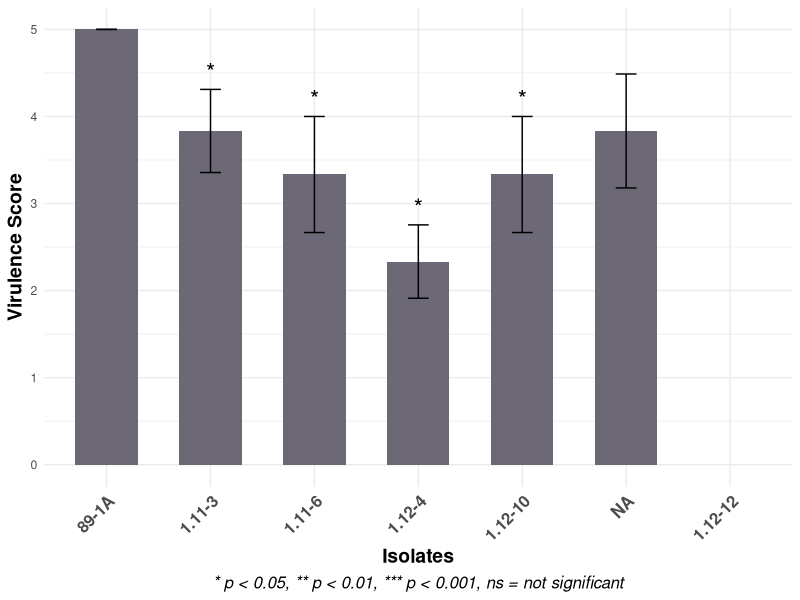
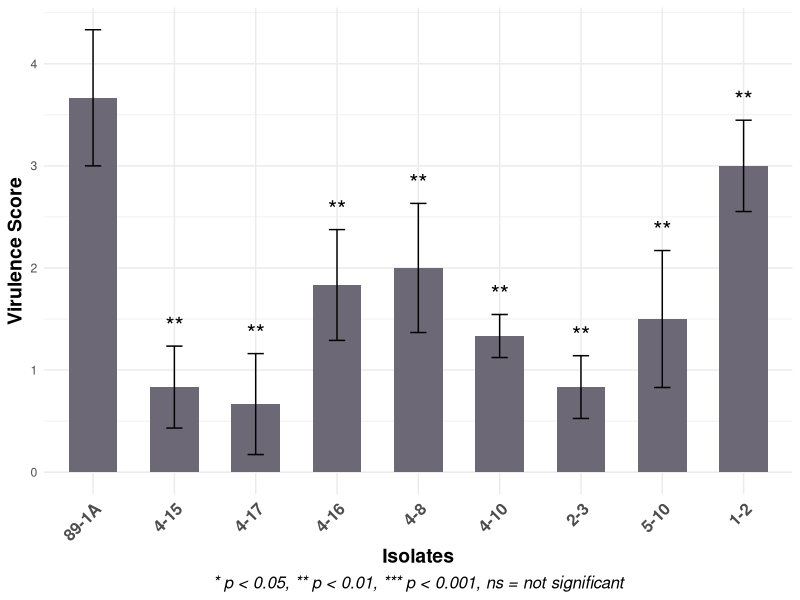

Source code (R) for these figures, in order:
## ---- chunk 1
library(ggplot2)
library(dplyr)
library(tidyr)
library(readxl)
library(ggpubr)

# Read the CSV file using a relative path from your project root
df <- read.csv("gfp-tag isolates virulence test.csv")

# Rename the first column to 'variety' if needed
colnames(df)[1] <- "variety"

# Reshape the data into long format for ggplot compatibility
df_long <- df %>%
  pivot_longer(cols = -variety, names_to = "replicate", values_to = "score")

# Set factor levels to ensure plotting order
df_long$variety <- factor(df_long$variety, levels = c("89-1A", "1.11-3", "1.11-6", "1.12-4", "1.12-10", "1.12-12"))

# Summarize mean score and standard error by variety
df_summary <- df_long %>%
  group_by(variety) %>%
  summarise(
    mean_score = mean(score, na.rm = TRUE),
    se = sd(score, na.rm = TRUE) / sqrt(n())
  )

# Conduct pairwise t-tests comparing each strain with the control (89-1A)
control_group <- df_long %>% filter(variety == "89-1A")
comparison_varieties <- levels(df_long$variety)[-1]

# Initialize significance results dataframe
sig_results <- data.frame(variety = character(), p_value = numeric())

# Loop over varieties and perform t-tests
for (variety in comparison_varieties) {
  test_group <- df_long %>% filter(variety == variety)
  t_test_result <- t.test(control_group$score, test_group$score, var.equal = TRUE)
  sig_results <- rbind(sig_results, data.frame(variety = variety, p_value = t_test_result$p.value))
}

# Assign significance labels based on p-value
sig_results$label <- ifelse(sig_results$p_value < 0.001, "***",
                            ifelse(sig_results$p_value < 0.01, "**",
                                   ifelse(sig_results$p_value < 0.05, "*", "ns")))

# Merge with summary data to position labels above bars
sig_results <- sig_results %>%
  left_join(df_summary, by = "variety") %>%
  mutate(y_position = mean_score + se + 0.2)

# Create bar plot with error bars and significance annotations
ggplot(df_summary, aes(x = variety, y = mean_score)) +
  geom_bar(stat = "identity", fill = "#6D6875", width = 0.6) +
  geom_errorbar(aes(ymin = mean_score - se, ymax = mean_score + se),
                width = 0.2, color = "black") +
  labs(x = "Isolates", y = "Virulence Score") +
  theme_minimal() +
  theme(
    axis.text.x = element_text(angle = 45, hjust = 1, face = "bold", size = 12),
    axis.title = element_text(face = "bold", size = 14),
    plot.caption = element_text(size = 12, face = "italic", hjust = 0.5)
  ) +
  geom_text(data = sig_results, aes(x = variety, y = y_position, label = label),
            size = 6, color = "black") +
  labs(caption = "* p < 0.05, ** p < 0.01, *** p < 0.001, ns = not significant")
## ---- chunk 2
library(ggplot2)
library(dplyr)
library(tidyr)
library(ggpubr)

# Read CSV using relative path from project root
df <- read.csv("3-17 chro-lost virulence test.csv")

# Rename the first column to 'variety' (if unnamed)
colnames(df)[1] <- "variety"

# Convert wide format to long format
df_long <- df %>%
  pivot_longer(cols = -variety, names_to = "replicate", values_to = "score")

# Set factor levels for ordering
df_long$variety <- factor(df_long$variety, levels = unique(df_long$variety))

# Calculate mean and standard error
df_summary <- df_long %>%
  group_by(variety) %>%
  summarise(
    mean_score = mean(score, na.rm = TRUE),
    se = sd(score, na.rm = TRUE) / sqrt(n())
  )

# Prepare control and test varieties for t-tests
control_group <- df_long %>% filter(variety == levels(df_long$variety)[1])  # Use first variety as control
comparison_varieties <- levels(df_long$variety)[-1]

# Run t-tests and collect significance
sig_results <- data.frame(variety = character(), p_value = numeric())

for (variety in comparison_varieties) {
  test_group <- df_long %>% filter(variety == variety)
  t_test_result <- t.test(control_group$score, test_group$score, var.equal = TRUE)
  sig_results <- rbind(sig_results, data.frame(variety = variety, p_value = t_test_result$p.value))
}

# Add significance label
sig_results$label <- ifelse(sig_results$p_value < 0.001, "***",
                            ifelse(sig_results$p_value < 0.01, "**",
                                   ifelse(sig_results$p_value < 0.05, "*", "ns")))

# Merge position info for annotations
sig_results <- sig_results %>%
  left_join(df_summary, by = "variety") %>%
  mutate(y_position = mean_score + se + 0.2)

# Draw bar plot with error bars and significance labels
ggplot(df_summary, aes(x = variety, y = mean_score)) +
  geom_bar(stat = "identity", fill = "#6D6875", width = 0.6) +
  geom_errorbar(aes(ymin = mean_score - se, ymax = mean_score + se),
                width = 0.2, color = "black") +
  labs(x = "Isolates", y = "Virulence Score") +
  theme_minimal() +
  theme(
    axis.text.x = element_text(angle = 45, hjust = 1, face = "bold", size = 12),
    axis.title = element_text(face = "bold", size = 14),
    plot.caption = element_text(size = 12, face = "italic", hjust = 0.5)
  ) +
  geom_text(data = sig_results, aes(x = variety, y = y_position, label = label),
            size = 6, color = "black") +
  labs(caption = "* p < 0.05, ** p < 0.01, *** p < 0.001, ns = not significant")
